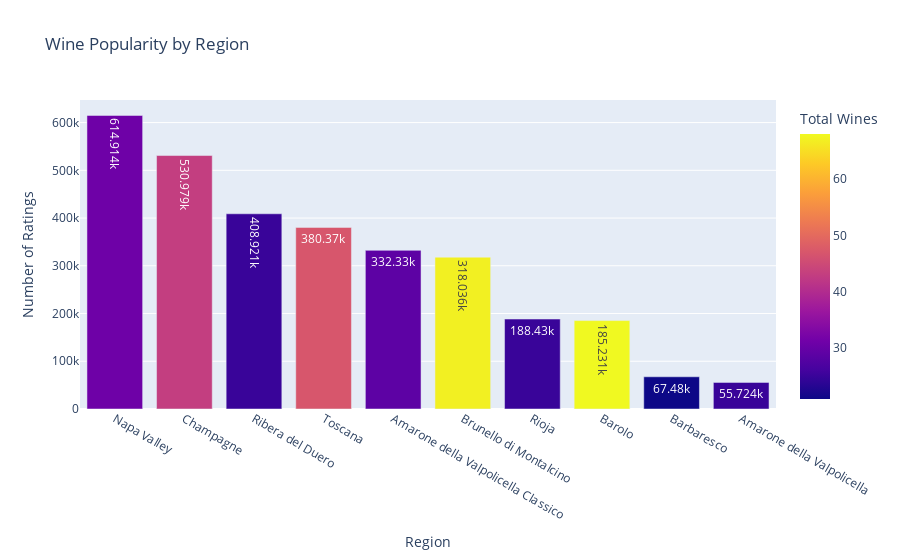
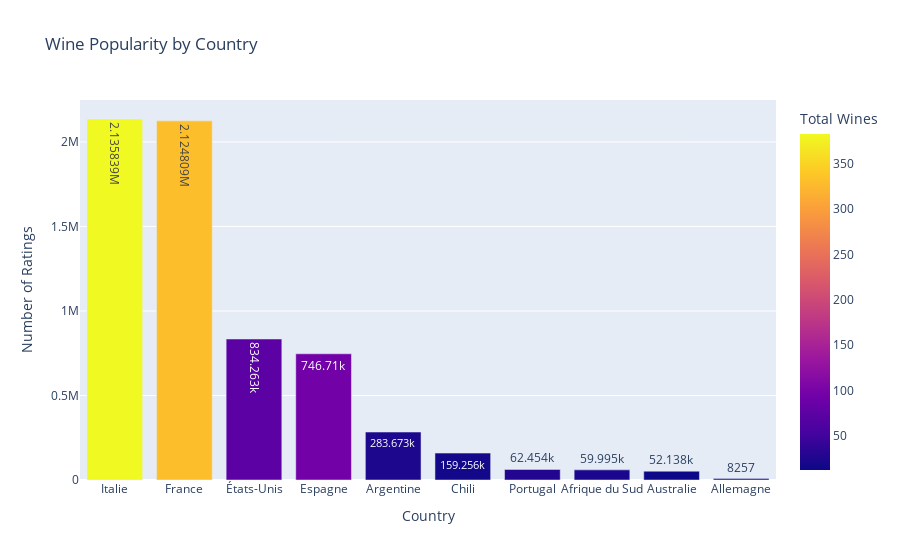

Notebook cell for these charts, in order:
### Code cell
df_region = pd.read_csv("08.csv")
df_country = pd.read_csv("10.csv")

fig_region = px.bar(df_region, 
                    x='region_name', 
                    y='rating_count', 
                    color='total_wine', 
                    title='Wine Popularity by Region',
                    labels={'rating_count': 'Number of Ratings', 'region_name': 'Region', 'total_wine': 'Total Wines'},
                    text_auto=True)

fig_region.update_layout(barmode='stack', xaxis={'categoryorder': 'total descending'})
fig_region.show()

fig_country = px.bar(df_country, 
                     x='country_name', 
                     y='rating_count', 
                     color='total_wine', 
                     title='Wine Popularity by Country',
                     labels={'rating_count': 'Number of Ratings', 'country_name': 'Country', 'total_wine': 'Total Wines'},
                     text_auto=True)

fig_country.update_layout(barmode='stack', xaxis={'categoryorder': 'total descending'})
fig_country.show()

### Figure 1 — Plotly figure (JSON) as saved in the notebook; plotly's stock layout.template omitted (floating-point values rounded to 4 significant figures)
{"data": [{"alignmentgroup": "True", "hovertemplate": "Region=%{x}<br>Number of Ratings=%{y}<br>Total Wines=%{marker.color}<extra></extra>", "legendgroup": "", "marker": {"color": [68, 67, 47, 43, 31, 29, 25, 25, 25, 21], "coloraxis": "coloraxis", "pattern": {"shape": ""}}, "name": "", "offsetgroup": "", "orientation": "v", "showlegend": false, "textposition": "auto", "texttemplate": "%{y}", "type": "bar", "x": ["Barolo", "Brunello di Montalcino", "Toscana", "Champagne", "Napa Valley", "Amarone della Valpolicella Classico", "Rioja", "Ribera del Duero", "Amarone della Valpolicella", "Barbaresco"], "xaxis": "x", "y": [185231, 318036, 380370, 530979, 614914, 332330, 188430, 408921, 55724, 67480], "yaxis": "y"}], "layout": {"barmode": "stack", "coloraxis": {"colorbar": {"title": {"text": "Total Wines"}}, "colorscale": [[0, "#0d0887"], [0.1111, "#46039f"], [0.2222, "#7201a8"], [0.3333, "#9c179e"], [0.4444, "#bd3786"], [0.5556, "#d8576b"], [0.6667, "#ed7953"], [0.7778, "#fb9f3a"], [0.8889, "#fdca26"], [1, "#f0f921"]]}, "legend": {"tracegroupgap": 0}, "title": {"text": "Wine Popularity by Region"}, "xaxis": {"anchor": "y", "categoryorder": "total descending", "domain": [0, 1], "title": {"text": "Region"}}, "yaxis": {"anchor": "x", "domain": [0, 1], "title": {"text": "Number of Ratings"}}}}

### Figure 2 — Plotly figure (JSON) as saved in the notebook; plotly's stock layout.template omitted (floating-point values rounded to 4 significant figures)
{"data": [{"alignmentgroup": "True", "hovertemplate": "Country=%{x}<br>Number of Ratings=%{y}<br>Total Wines=%{marker.color}<extra></extra>", "legendgroup": "", "marker": {"color": [383, 331, 94, 74, 28, 23, 22, 16, 14, 12], "coloraxis": "coloraxis", "pattern": {"shape": ""}}, "name": "", "offsetgroup": "", "orientation": "v", "showlegend": false, "textposition": "auto", "texttemplate": "%{y}", "type": "bar", "x": ["Italie", "France", "Espagne", "États-Unis", "Portugal", "Argentine", "Afrique du Sud", "Chili", "Allemagne", "Australie"], "xaxis": "x", "y": [2135839, 2124809, 746710, 834263, 62454, 283673, 59995, 159256, 8257, 52138], "yaxis": "y"}], "layout": {"barmode": "stack", "coloraxis": {"colorbar": {"title": {"text": "Total Wines"}}, "colorscale": [[0, "#0d0887"], [0.1111, "#46039f"], [0.2222, "#7201a8"], [0.3333, "#9c179e"], [0.4444, "#bd3786"], [0.5556, "#d8576b"], [0.6667, "#ed7953"], [0.7778, "#fb9f3a"], [0.8889, "#fdca26"], [1, "#f0f921"]]}, "legend": {"tracegroupgap": 0}, "title": {"text": "Wine Popularity by Country"}, "xaxis": {"anchor": "y", "categoryorder": "total descending", "domain": [0, 1], "title": {"text": "Country"}}, "yaxis": {"anchor": "x", "domain": [0, 1], "title": {"text": "Number of Ratings"}}}}
